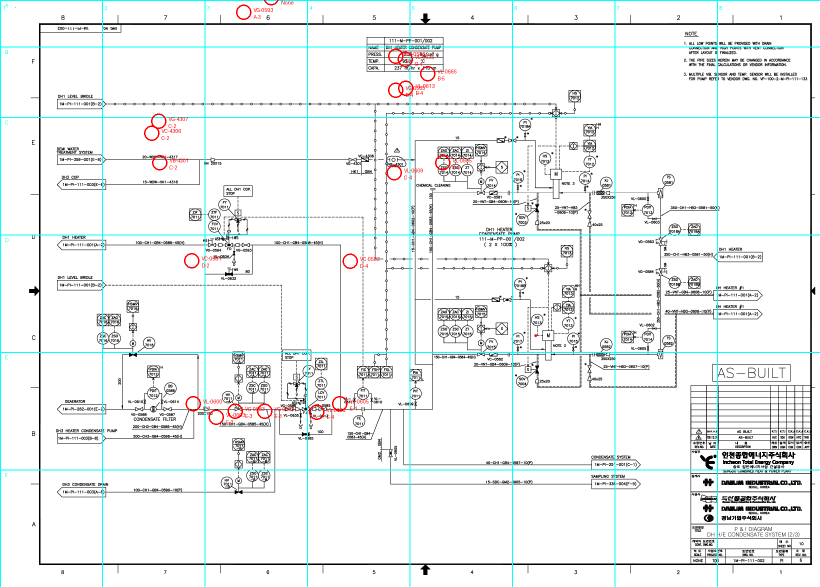
#> input picture scripts/output/grid_visualization.png, 1639 x 1174 px, given in place of DH-Live-Condensate-System.png, which was not available (shown at 1/2 size)
$ python find_valve_visual.py
#> lines starting #> are read from the running program, lines starting #| are printed output that depends on the picture
"""
이미지에서 VC-0581 위치를 수동으로 찾기 위한 스크립트
"""
from PIL import Image, ImageDraw, ImageFont

# 이미지 로드
img_path = r"C:\Users\USER\Downloads\pid-viewer\public\drawings\DH-Live-Condensate-System.png"
img = Image.open(img_path)
#> img is the input picture: PIL image 1639x1174 RGB; mean R, G, B 236.9, 241, 241
width, height = img.size
#> width = 1639; height = 1174

print(f"이미지 크기: {width} x {height}")
#| 이미지 크기: 1639 x 1174
print()

# CAD 좌표
vc_x_cad = 504.59
vc_y_cad = 398.33

# CAD 범위
min_x = 62.56
max_x = 2711.69
min_y = 25.50
max_y = 577.31

# 다양한 변환 시도
print("여러 변환 방식으로 계산한 VC-0581 위치:")
print("=" * 60)

transformations = {
    "회전 없음 (X->X, Y 반전)": lambda nx, ny: (nx, 1-ny),
    "90도 시계 (Y->X, (1-X)->Y)": lambda nx, ny: (ny, 1-nx),
    "90도 반시계 ((1-Y)->X, X->Y)": lambda nx, ny: (1-ny, nx),
    "180도 ((1-X)->X, Y->Y)": lambda nx, ny: (1-nx, ny),
    "Y->X, X->Y": lambda nx, ny: (ny, nx),
    "Y->X, (1-X)->Y": lambda nx, ny: (ny, 1-nx),
    "(1-Y)->X, X->Y": lambda nx, ny: (1-ny, nx),
    "(1-Y)->X, (1-X)->Y": lambda nx, ny: (1-ny, 1-nx),
}

# 정규화
norm_x = (vc_x_cad - min_x) / (max_x - min_x)
norm_y = (vc_y_cad - min_y) / (max_y - min_y)

print(f"CAD 정규화 좌표: ({norm_x:.4f}, {norm_y:.4f})")
print()

for name, transform in transformations.items():
    tx, ty = transform(norm_x, norm_y)
    px = int(tx * width)
    py = int(ty * height)
    print(f"{name:30} -> ({tx*100:5.1f}%, {ty*100:5.1f}%) = 픽셀({px:4}, {py:4})")

# 시각화 이미지 생성
print("\n시각화 이미지 생성 중...")
viz_img = img.copy().convert('RGB')
draw = ImageDraw.Draw(viz_img)

colors = ['red', 'blue', 'green', 'yellow', 'cyan', 'magenta', 'orange', 'purple']

for (name, transform), color in zip(transformations.items(), colors):
    tx, ty = transform(norm_x, norm_y)
    px = int(tx * width)
    py = int(ty * height)

    # 원 그리기
    r = 30
    draw.ellipse([px-r, py-r, px+r, py+r], outline=color, width=3)

# 저장
output_path = r"C:\Users\USER\Downloads\pid-viewer\scripts\output\valve_positions_test.png"
viz_img.save(output_path)
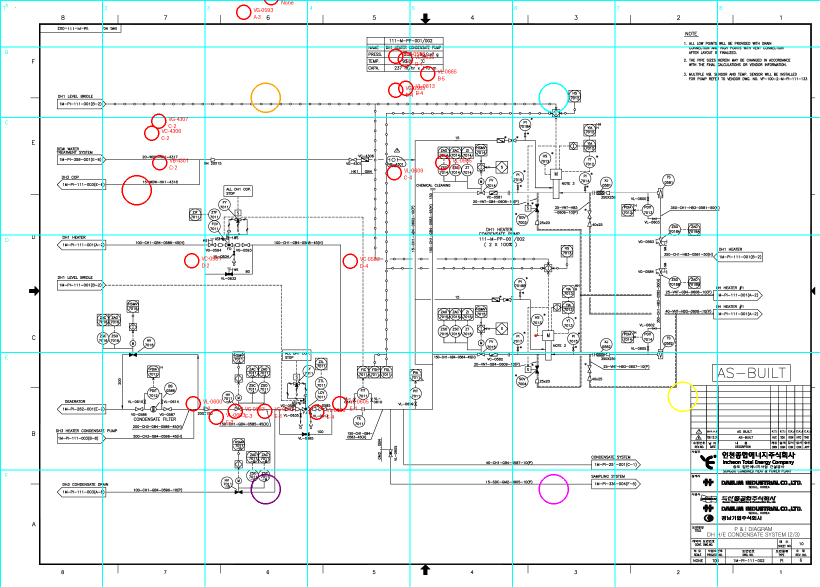
#> saved as valve_positions_test.png: PIL image 1639x1174 RGB (shown at 1/2 size); mean R, G, B 236.8, 240.8, 240.8
print(f"저장됨: {output_path}")
print("\n이 이미지를 열어서 어떤 색깔 원이 VC-0581에 가장 가까운지 확인하세요!")

$ run again, on scripts/output/png_with_marker.png
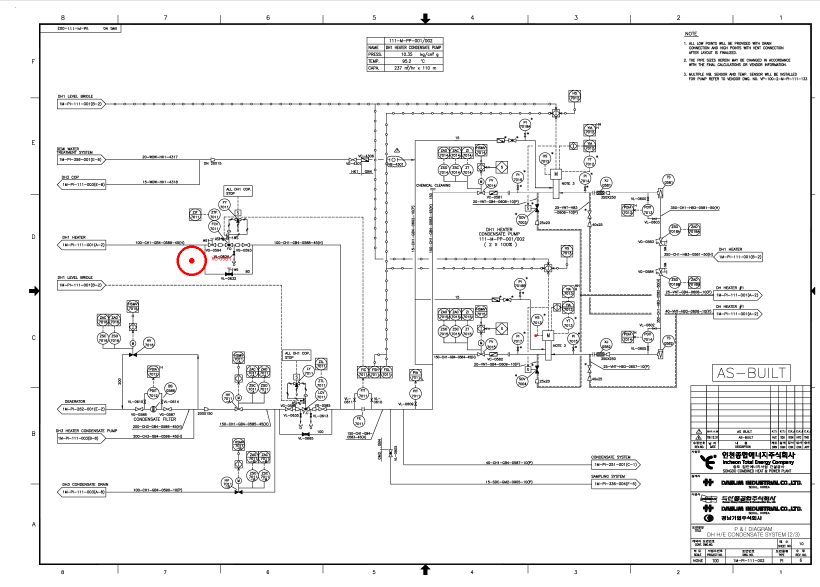
#> input picture scripts/output/png_with_marker.png, 1639 x 1174 px, given in place of DH-Live-Condensate-System.png, which was not available (shown at 1/2 size)
#> img is the input picture: PIL image 1639x1174 RGB; mean R, G, B 241.7, 241.5, 241.5
#| 이미지 크기: 1639 x 1174
#> `viz_img.save(output_path)`:
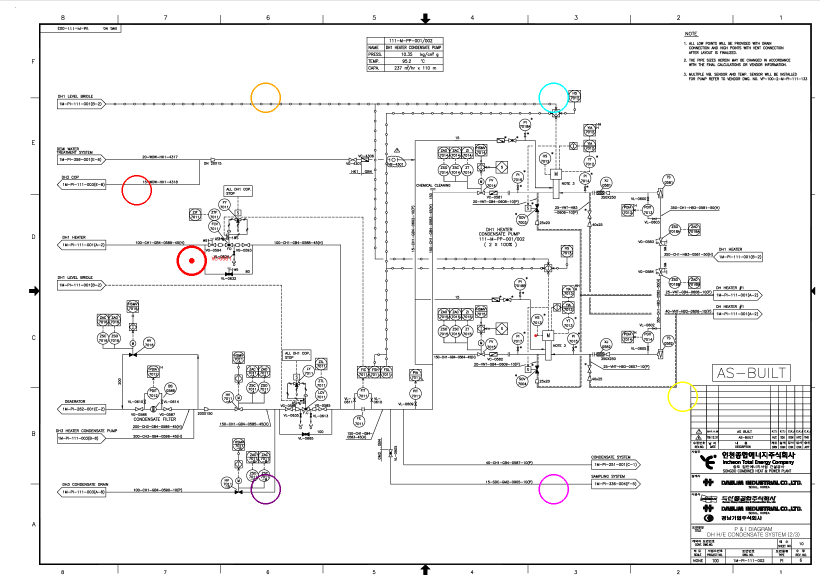
#> saved as valve_positions_test.png: PIL image 1639x1174 RGB (shown at 1/2 size); mean R, G, B 241.6, 241.3, 241.3
